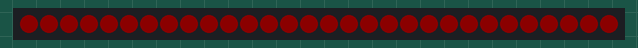
This sketch was run on a simulated Arduino Uno, built with avr-gcc and run on an emulated ATmega328P. Shown: 30 RGB LEDs in strip order, left to right. Dim RGB values are drawn brighter than linear; the strip is taken to match the declared colour order.

Above: at 0.46 s.
At 9.92 s:
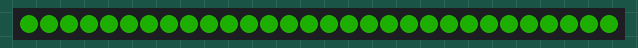
At 19.39 s:
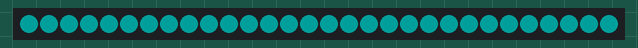
At 22.75 s:
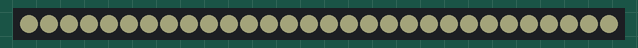
At 26.71 s:
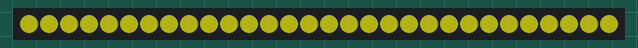
At 39.53 s:
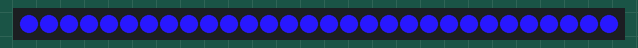

The sketch:

WS2812_strip.ino
```cpp
#include <Adafruit_NeoPixel.h>

Adafruit_NeoPixel strip = Adafruit_NeoPixel(30, 6, NEO_RGB + NEO_KHZ800);

void setup() {
  strip.begin();
}

const uint32_t dt = 5;
uint8_t color[3] = {0};

void transition(uint8_t *to, uint16_t duration)
{
  int16_t delta[3];
  delta[0] = to[0] - color[0];
  delta[1] = to[1] - color[1];
  delta[2] = to[2] - color[2];

  uint16_t n = duration / dt;

  for (uint16_t i = 0; i <= n; i++)
  {
    uint8_t cc[3];

    if (i == n)
    {
      memcpy(cc, to, 3);
      memcpy(color, to, 3);
    }
    else
    {
      cc[0] = color[0] + delta[0] * i / n;
      cc[1] = color[1] + delta[1] * i / n;
      cc[2] = color[2] + delta[2] * i / n;
    }

    for (int i = 0; i < 30; i++)
    {
      strip.setPixelColor(i, cc[0], cc[1], cc[2]);
    }
    strip.show();

    delay(dt);
  }
}

struct color_t {
  uint8_t color[3];
  uint16_t duration;
};

void loop() {
  color_t colors[] = {
    {{255, 0, 0}, 5000},
    {{0, 255, 0}, 5000},
    {{0, 0, 255}, 5000},
    {{255, 255, 0}, 5000},
    {{0, 255, 255}, 5000},
    {{255, 0, 255}, 5000}
   };

  for (int i = 0; i < sizeof(colors); i++)
  {

    transition(colors[i].color, colors[i].duration);
  }
}
```
